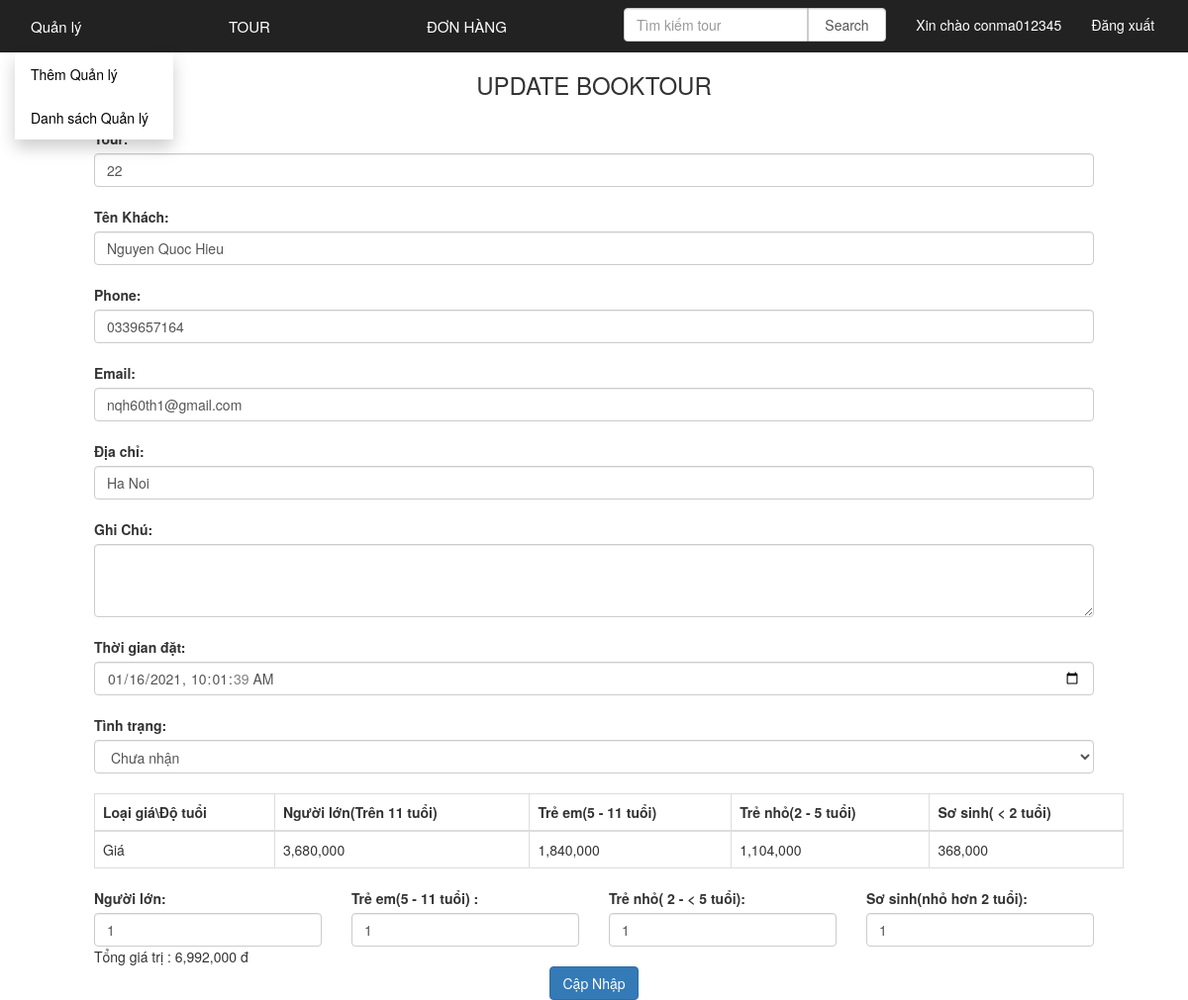
The app's page /admin/index.php?Page_layout=update_booktour&IDBookTour=42 (signed in) with its own data.
### tables this page shows
CREATE TABLE `booktour` (
  `IDBookTour` int(11) NOT NULL,
  `Name` varchar(500) NOT NULL,
  `Email` varchar(100) NOT NULL,
  `Phone` varchar(20) NOT NULL,
  `Addr` varchar(500) NOT NULL,
  `Note` varchar(1000) NOT NULL,
  `ThoiGianDat` datetime NOT NULL,
  `NguoiLon` int(11) NOT NULL,
  `TreEm` int(11) NOT NULL,
  `TreNho` int(11) NOT NULL,
  `SoSinh` int(11) NOT NULL,
  `TongTien` int(11) NOT NULL,
  `IDTour` int(11) NOT NULL,
  `TinhTrang` varchar(100) NOT NULL
);

CREATE TABLE `noibat` (
  `IDNoiBat` int(11) NOT NULL,
  `GiamGia` float NOT NULL,
  `ThoiGian` date DEFAULT NULL
);

CREATE TABLE `tour` (
  `IDTour` int(11) NOT NULL,
  `NameTour` varchar(255) NOT NULL,
  `LichTrinh` varchar(255) NOT NULL,
  `PhuongTien` varchar(500) NOT NULL,
  `SoLuong` int(11) NOT NULL,
  `NgayKhoiHanh` date NOT NULL,
  `Image` varchar(255) NOT NULL,
  `NoiKhoiHanh` varchar(255) NOT NULL,
  `GiaTien` int(11) NOT NULL,
  `IDVungMien` int(11) NOT NULL,
  `IDNoiBat` int(11) NOT NULL
);

### lib/lib_db.php (called while the page is built, shortened)
<?php
global $link;
function select_one($sql){
	$data = exec_select($sql);
	return $data[0];
}
function exec_select($sql){
	global $link;
	$ret = isset($ret) ? $ret : array();
	$res = $link->query($sql);
	$err = mysqli_error($link);
	if ($res ){
		while( $row = $res->fetch_array(MYSQLI_ASSOC) )
		{
			$ret[]= $row ;
		}
	}
	return $ret;
}

### admin/view/update_booktour.php (the view, shortened to what this page needs)
<?php
   include "header.php";
   $IDBookTour=isset($_REQUEST['IDBookTour'])?$_REQUEST['IDBookTour']:0;
   $sqlBookTour="select * from booktour where IDBookTour=".$IDBookTour;
   $dataBookTour=select_one($sqlBookTour);
   $sqlTour="select * from tour where IDTour=".$dataBookTour['IDTour'];
   $dataTour=select_one($sqlTour);
    $GiamGia=1;
    if($dataTour['IDNoiBat']<>0){
        $sql1="select * from NoiBat where IDNoiBat=".$dataTour['IDNoiBat'];
        $dataNoiBat=select_one($sql1);
        $GiamGia=1-$dataNoiBat['GiamGia']/100;
    }
?>
<!DOCTYPE html>
<html lang="en">
<head>
</head>
<body>
<h3>update booktour </h3>
    <div class="container">
        <form method="POST" action="?Page_layout=update_booktour_exec&GiaTien=<?php echo $GiamGia*$dataTour['GiaTien']; ?>">
            <div class="form-group">
                <label for="name" class="col-sm-12">Tour: </label>
                <div class="col-sm-12" style="  margin-bottom:20px"> <input type="text" autofocus  class="form-control"
                        name="IDTour" value="<?php echo $dataBookTour['IDTour']; ?>"></div>
                <label for="name" class="col-sm-12">Tên Khách: </label>
                <div class="col-sm-12" style="  margin-bottom:20px"> <input type="text" class="form-control"
                        name="Name" value="<?php echo $dataBookTour['Name']; ?>"></div>
                <label for="name" class="col-sm-12">Phone:</label>
                <div class="col-sm-12" style="  margin-bottom:20px">
                <input type="text" class="form-control"
                        name="Phone" value="<?php echo $dataBookTour['Phone']; ?>">
                </div>
                <label for="name" class="col-sm-12">Email: </label>
                <div class="col-sm-12" style="  margin-bottom:20px"> <input type="text" class="form-control"
                        name="Email" value="<?php echo $dataBookTour['Email']; ?>"></div>
                <label for="name" class="col-sm-12">Địa chỉ: </label>
                <div class="col-sm-12" style="  margin-bottom:20px"> <input type="text" class="form-control"
                        name="Addr" value="<?php echo $dataBookTour['Addr']; ?>"></div>
                        <label for="name" class="col-sm-12">Ghi Chú: </label>
                <div class="col-sm-12" style="  margin-bottom:20px">
                    <textarea class="form-control form-control-sm mb-3" rows="3" name="Note"
                     > <?php echo $dataBookTour['Note'] ?>  </textarea>
                </div>
                <label for="name" class="col-sm-12">Thời gian đặt: </label>
                <div class="col-sm-12" style="  margin-bottom:20px"> <input type="datetime-local" class="form-control"
                        name="ThoiGianDat"  value="<?php echo strftime('%Y-%m-%dT%H:%M:%S', strtotime($dataBookTour['ThoiGianDat'])) ;  ?>"></div>
                <div class="col-sm-12" style="  margin-bottom:20px">
                  <label >Tình trạng:</label>
                    <select  class="form-control" name="TinhTrang" >
                    <?php if($dataBookTour['TinhTrang']=="Chưa nhận"){
                      ?>
                        <option value="Chưa nhận">Chưa nhận</option>
                      <?php
                    }else{
                      ?>
                        <option value="Đã nhận">Đã nhận</option>
                       <option value="Chưa nhận">Chưa nhận</option>
                      <?php
                    } ?>
                    </select>
                </div>
                <table class="table table-bordered">
                  <thead>
                    <tr>
                      <th>Loại giá\Độ tuổi</th>
                      <th>Người lớn(Trên 11 tuổi)</th>
                      <th>Trẻ em(5 - 11 tuổi)</th>
                      <th>Trẻ nhỏ(2 - 5 tuổi)</th>
                      <th>Sơ sinh( < 2 tuổi)</th>
                    </tr>
                  </thead>
                  <tbody>
                    <tr>
                      <td>Giá</td>
                      <td id="m-Adult"><?php echo number_format ($GiamGia*$dataTour['GiaTien']) ?></td>
                      <td id="m-Child"><?php echo number_format ($GiamGia*$dataTour['GiaTien']*0.5) ?></td>
                      <td id="m-Baby"><?php echo number_format ($GiamGia*$dataTour['GiaTien']*0.3) ?></td>
                      <td id="m-Infant"><?php echo number_format ($GiamGia*$dataTour['GiaTien']*0.1) ?></td>
                    </tr>
                  </tbody>
                </table>
                <div class="col-md-3">
                    <label>Người lớn: </label>
                    <input type="number" name="QAdult" onchange="monney()" id="Adult" class="form-control" value="<?php echo $dataBookTour['NguoiLon']; ?>" min="0" max="20">
                </div>
                <div class="col-md-3"  >
                    <label>Trẻ em(5 - 11 tuổi) : </label>
                    <input type="number" name="QChild" onchange="monney()" id="Child" class="form-control" min="0" value="<?php echo $dataBookTour['TreEm']; ?>"  max="20">
                </div>
                <div class="col-md-3">
                    <label>Trẻ nhỏ( 2 - &lt; 5 tuổi): </label>
                    <input type="number" name="QBaby" onchange="monney()" id="Baby" class="form-control" min="0" value="<?php echo $dataBookTour['TreNho']; ?>" max="20">
                </div>
                <div class="col-md-3">
                    <label>Sơ sinh(nhỏ hơn 2 tuổi): </label>
                    <input type="number" name="QInfant" onchange="monney()" id="Infant" class="form-control" min="0" value="<?php echo $dataBookTour['SoSinh']; ?>" max="20">
                </div>
                <div class="col-md-3">
                <div class="txtTotal">Tổng giá trị : <span id="sumary"><?php echo number_format($dataBookTour['TongTien']); ?></span> <span>đ</span></div>
                </div>
                <div class="col-md-12" style="text-align:center">
                    <input type="submit" class="btn btn-primary" name="submit" value="Cập Nhập">
                </div>
            </div>
        </form>
    </div>
</body>
</html>

### public/css/ql.css (style rules this page uses)
table, th, td { margin-top:100px; margin-left:15px; border: 2px solid black; border-collapse: collapse; }
th, td { padding: 15px; }
.form-group { margin :20px 50px 50px 50px; }
h3 { text-align: center; text-transform: uppercase; }

### records on screen
booktour: IDTour "22", Name "Nguyen Quoc Hieu", Phone "0339657164", Email "nqh60th1@gmail.com", Addr "Ha Noi", ThoiGianDat "01/16/2021 10:01:39", TinhTrang "Chưa nhận", QAdult "1", QChild "1", QBaby "1", QInfant "1", TongTien "6,992,000"
noibat: $GiamGia*$dataTour['GiaTien'] "3,680,000", $GiamGia*$dataTour['GiaTien']*0.5 "1,840,000", $GiamGia*$dataTour['GiaTien']*0.3 "1,104,000", $GiamGia*$dataTour['GiaTien']*0.1 "368,000"

### other values on screen
$_SESSION["adminUser"] "conma012345"
